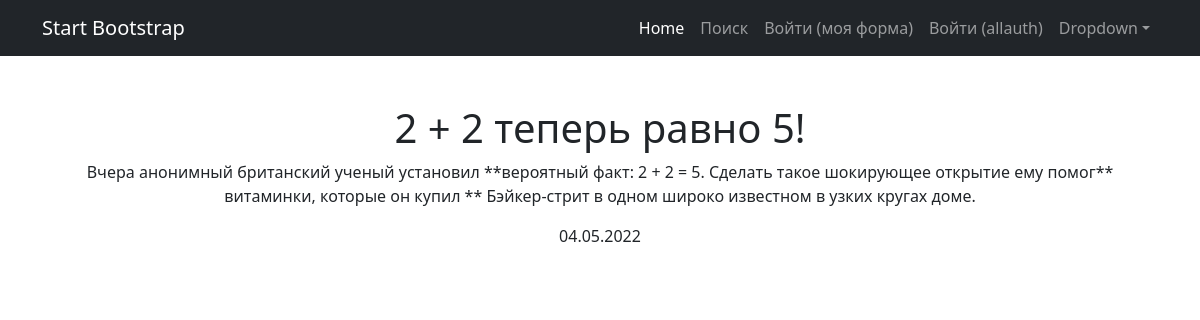
The page /news/1/ on the database its author committed.
### news/models.py (models this page shows, shortened)
class Post(models.Model):
    article = 'AR'
    news = 'NE'
    post_types = [(article, 'статья'), (news, 'новость')]
    author = models.ForeignKey(Author, on_delete=models.CASCADE)
    post_type = models.CharField(
        max_length=2,
        choices=post_types,
        default=article
    )
    creation_time = models.DateTimeField(auto_now_add=True)
    categories = models.ManyToManyField(Category, through='PostCategory')
    title = models.TextField()
    content = models.TextField()
    rank = models.IntegerField(default=0)

### news/views.py (the view)
# urls.py: path('<int:pk>/', NewsDetail.as_view(), name='news_details'),
class NewsDetail(DetailView):
    model = Post
    template_name = 'news_detail.html'
    context_object_name = 'news_detail'
    def get_context_data(self, **kwargs):
        context = super().get_context_data(**kwargs)
        context['publication_date'] = self.object.creation_time.strftime('%d.%m.%Y')
        return context

### news/templatetags/custom_filters.py (called while the page is built)
@register.filter()
def censor(text_to_filter):
    bad_words = [
        'на',
        'не',
        'ли',
        'это',
    ]
    filtered_text = text_to_filter
    for bw in bad_words:
        filtered_text = filtered_text.replace(bw, '*' * len(bw))
    return filtered_text

### templates/news_detail.html (shortened to what this page needs)
{% extends 'default.html' %}
{% load custom_filters %}
{% block content %}
    <h1>
        {{news_detail.title | censor}}
    </h1>
    <p>
        {{news_detail.content | censor}}
    </p>
    <p>
        {{publication_date}}
    </p>
{% endblock content %}

### rows shown on the page
Post: title|censor "2 + 2 теперь равно 5!", content|censor "Вчера анонимный британский ученый установил **вероятный факт: 2 + 2 = 5. Сделать такое шокирующее открытие ему помог** витаминки, которые он купил ** Бэйкер-стрит в одном широко известном в узких кругах доме."

### other values the page prints
{{ publication_date }} "04.05.2022"
